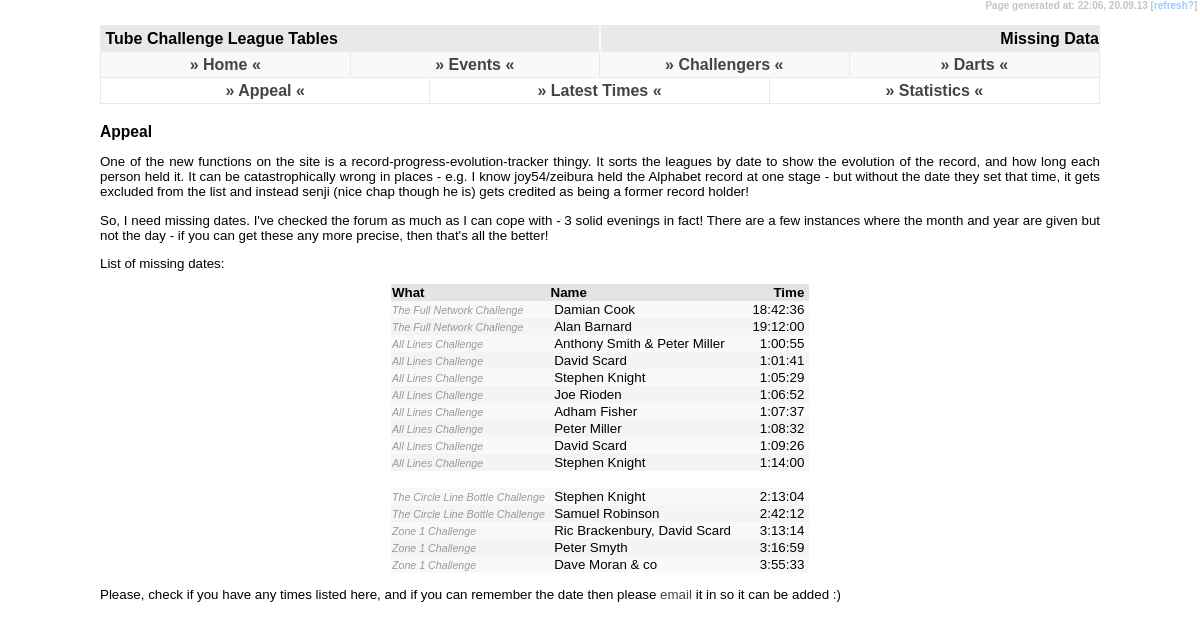
Screenshot of /missing/index.php with the database file from the repository.
### tables this page shows
CREATE TABLE IF NOT EXISTS `tc_data` (
  `tc_challenge` varchar(3) NOT NULL DEFAULT '',
  `tc_name` varchar(255) NOT NULL DEFAULT '',
  `tc_hours` tinyint(2) NOT NULL DEFAULT '0',
  `tc_mins` tinyint(2) NOT NULL DEFAULT '0',
  `tc_sec` tinyint(2) NOT NULL DEFAULT '0',
  `tc_event` varchar(255) DEFAULT NULL,
  `tc_date` date DEFAULT NULL,
  `tc_fn_station_count` smallint(4) DEFAULT NULL,
  `tc_fn274_excluded_station` varchar(3) DEFAULT NULL,
  `tc_fn_gwr` char(1) DEFAULT NULL,
  `tc_uid` int(4) NOT NULL AUTO_INCREMENT,
  `tc_pending_yn` char(1) NOT NULL DEFAULT 'N',
  `tc_upd_id` varchar(3) NOT NULL DEFAULT '',
  `tc_upd_date` timestamp NOT NULL DEFAULT CURRENT_TIMESTAMP ON UPDATE CURRENT_TIMESTAMP,
  PRIMARY KEY (`tc_uid`)
);

CREATE TABLE IF NOT EXISTS `tc_challenge` (
  `tc_challenge` char(3) NOT NULL,
  `tc_short_name` varchar(15) NOT NULL,
  `tc_challenge_name` varchar(255) NOT NULL,
  `tc_station_count` int(4) NOT NULL DEFAULT '0',
  `tc_description` varchar(255) NOT NULL,
  `tc_extra_details` text NOT NULL,
  `tc_dates` varchar(255) NOT NULL,
  `tc_order` int(11) DEFAULT NULL,
  `tc_uri` varchar(32) NOT NULL,
  PRIMARY KEY (`tc_challenge`)
);

### missing/index.php (the view, shortened to what this page needs)
<!DOCTYPE html PUBLIC "-//W3C//DTD XHTML 1.0 Strict//EN" "http://www.w3.org/TR/xhtml1/DTD/xhtml1-strict.dtd">
<html xmlns="http://www.w3.org/1999/xhtml" xml:lang="en">
<head>
  <link rel="stylesheet" title="Default" type="text/css" href="../default.css" />
</head>
<body><div id="temps">Page generated at: <?php echo date("H:i"); ?>,&nbsp;<?php echo date("d.m.y"); ?>&nbsp;[<a class="text" href="javascript:location.reload()">refresh?</a>]&nbsp;</div>
<div id="header1">&nbsp;Tube Challenge League Tables</div>
<div id="header2">&nbsp;Missing Data</div>
<?php
	include('../menu.php');
?>
<div id="header4">
<table border="0" cellpadding="0" cellspacing="0" width="100%">
	<tr style="text-align: center">
		<td class="header3" width="33%"><a href="/missing/">&#187; Appeal &#171;</a></td>
		<td class="header3" width="34%"><a href="/latest/">&#187; Latest Times &#171;</a></td>
		<td width="33%"><a href="/statistics/">&#187; Statistics &#171;</a></td>
	</tr>
</table>
</div>
<div id="content">
<h3>Appeal</h3>
 <p>One of the new functions on the site is a record-progress-evolution-tracker thingy. It sorts the leagues by date to show the evolution of the record, and how long each person held it. It can be catastrophically wrong in places - e.g. I know joy54/zeibura held the Alphabet record at one stage - but without the date they set that time, it gets excluded from the list and instead senji (nice chap though he is) gets credited as being a former record holder!</p>
 <p>So, I need missing dates. I've checked the forum as much as I can cope with - 3 solid evenings in fact! There are a few instances where the month and year are given but not the day - if you can get these any more precise, then that's all the better!</p>
 <p>List of missing dates:</p>
			<table align="center" border="0" cellpadding="1" cellspacing="0">
				<tr class="newshead">
					<td>What</td>
					<td>Name</td>
					<td width="75" align="right">Time&nbsp;</td>
				</tr>
				<?php
					$query = "SELECT * FROM tc_data INNER JOIN tc_challenge on tc_data.tc_challenge = tc_challenge.tc_challenge WHERE tc_date is null ORDER BY tc_data.tc_challenge, tc_hours, tc_mins, tc_sec";
					$fnc = mysql_query($query) or die("Select Failed! [302]");
					$fncpos = 0;
					while ($fncdata = mysql_fetch_array($fnc)) {
						$fncpos++; ?>
				<tr class="row<?php if($fncpos%2 != 0){ echo "1"; } else { echo "2"; } if($fncdata['tc_date']){if($now - date("U", strtotime($fncdata['tc_date'])) < 2419200){ ?>" style="color: #0000FF<?php }} ?>">
					<td><i><?php echo $fncdata['tc_challenge_name']; ?></i>&nbsp;</td>
					<td>&nbsp;<?php echo $fncdata['tc_name']; ?></td>
					<td align="right"><?php echo $fncdata['tc_hours']; ?>:<?php if ($fncdata['tc_mins'] < 10){ ?>0<?php } echo $fncdata['tc_mins']; ?>:<?php if ($fncdata['tc_sec'] < 10){ ?>0<?php } echo $fncdata['tc_sec']; ?>&nbsp;</td>
				</tr>
				<?php
				if($fncpos%10 == 0){ ?>
				<tr height="10">
					<td colspan="5">&nbsp;</td>
				</tr><?php } } ?>
			</table>
<p>Please, check if you have any times listed here, and if you can remember the date then please <a href="mailto:tube@scriv.me.uk">email</a> it in so it can be added :)</p>
 </div>
</body>
</html>

### default.css (style rules this page uses)
body { padding: 0; margin: 0; font-family: Trebuchet MS, Arial, Verdana, Helvetica, Calibri, sans-serif; background-color: #fff; font-weight: bold; }
#header1 { position: absolute; height: 25px; border-right: solid 1px #f9f9f9; border-left: solid 1px #e9e9e9; border-top: solid 1px #e9e9e9; border-bottom: solid 1px #e9e9e9; left: 100px; right: 50%; top: 25px; background-color: #e9e9e9; line-height: 25px; vertical-align: middle; }
#header2 { position: absolute; height: 25px; border-left: solid 1px #f9f9f9; border-right: solid 1px #e9e9e9; border-top: solid 1px #e9e9e9; border-bottom: solid 1px #e9e9e9; left: 50%; right: 100px; top: 25px; background-color: #e9e9e9; border-width: 1px; line-height: 25px; vertical-align: middle; text-align: right; }
#header4 { position: absolute; height: 25px; border: #e9e9e9; border-style: solid; left: 100px; right: 100px; top: 77px; background-color: #ffffff; border-width: 1px; line-height: 25px; vertical-align: middle; }
#content { position: absolute; left: 100px; right: 100px; top: 108px; font-weight: normal; font-size: 10pt; text-align: justify; }
.header3 { border-right: solid 1px #e9e9e9; }
#temps { text-align: right; color: #c4c4c4; font-size: 7.5pt; position: absolute; right: 0px; height: 15px; top: 0px; margin: 0px 0px; vertical-align: middle; background-color: #ffffff; }
.newshead { background-color: #e4e4e4; vertical-align: middle; font-weight: bold; }
.row1 { background-color: #f9f9f9; }
.row2 { background-color: #f4f4f4; }
i { font-size: 8pt; color: #999999; }
a:link { color: #444444; text-decoration: none; }
a.text:link { color: #99ccff; text-decoration: none; }
h3 { padding-top: 15px; margin: 0; }

### rows the page displays
tc_data: tc_challenge.tc_challenge_name "The Full Network Challenge", tc_name "Damian Cook", tc_hours "18", tc_mins "42", tc_sec "36"
tc_data: tc_challenge.tc_challenge_name "The Full Network Challenge", tc_name "Alan Barnard", tc_hours "19", tc_mins "12", shows "0", tc_sec "0"
tc_data: tc_challenge.tc_challenge_name "All Lines Challenge", tc_name "Anthony Smith & Peter Miller", tc_hours "1", shows "0", tc_mins "0", tc_sec "55"
tc_data: tc_challenge.tc_challenge_name "All Lines Challenge", tc_name "David Scard", tc_hours "1", shows "0", tc_mins "1", tc_sec "41"
tc_data: tc_challenge.tc_challenge_name "All Lines Challenge", tc_name "Stephen Knight", tc_hours "1", shows "0", tc_mins "5", tc_sec "29"
tc_data: tc_challenge.tc_challenge_name "All Lines Challenge", tc_name "Joe Rioden", tc_hours "1", shows "0", tc_mins "6", tc_sec "52"
tc_data: tc_challenge.tc_challenge_name "All Lines Challenge", tc_name "Adham Fisher", tc_hours "1", shows "0", tc_mins "7", tc_sec "37"
tc_data: tc_challenge.tc_challenge_name "All Lines Challenge", tc_name "Peter Miller", tc_hours "1", shows "0", tc_mins "8", tc_sec "32"
tc_data: tc_challenge.tc_challenge_name "All Lines Challenge", tc_name "David Scard", tc_hours "1", shows "0", tc_mins "9", tc_sec "26"
tc_data: tc_challenge.tc_challenge_name "All Lines Challenge", tc_name "Stephen Knight", tc_hours "1", tc_mins "14", shows "0", tc_sec "0"
tc_data: tc_challenge.tc_challenge_name "The Circle Line Bottle Challenge", tc_name "Stephen Knight", tc_hours "2", tc_mins "13", shows "0", tc_sec "4"
tc_data: tc_challenge.tc_challenge_name "The Circle Line Bottle Challenge", tc_name "Samuel Robinson", tc_hours "2", tc_mins "42", tc_sec "12"
tc_data: tc_challenge.tc_challenge_name "Zone 1 Challenge", tc_name "Ric Brackenbury, David Scard", tc_hours "3", tc_mins "13", tc_sec "14"
tc_data: tc_challenge.tc_challenge_name "Zone 1 Challenge", tc_name "Peter Smyth", tc_hours "3", tc_mins "16", tc_sec "59"
tc_data: tc_challenge.tc_challenge_name "Zone 1 Challenge", tc_name "Dave Moran & co", tc_hours "3", tc_mins "55", tc_sec "33"
